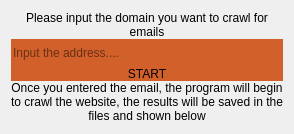
               <widget class="QWidget" name="email_scrapper_page">
                <layout class="QVBoxLayout" name="verticalLayout_18">
                 <property name="spacing">
                  <number>0</number>
                 </property>
                 <item>
                  <widget class="QLabel" name="label_11">
                   <property name="text">
                    <string>Please input the domain you want to crawl for emails</string>
                   </property>
                   <property name="alignment">
                    <set>Qt::AlignCenter</set>
                   </property>
                   <property name="wordWrap">
                    <bool>true</bool>
                   </property>
                  </widget>
                 </item>
                 <item>
                  <widget class="QFrame" name="frame_12">
                   <property name="styleSheet">
                    <string notr="true">background-color:#D2602A;
border-radius:16px;</string>
                   </property>
                   <property name="frameShape">
                    <enum>QFrame::StyledPanel</enum>
                   </property>
                   <property name="frameShadow">
                    <enum>QFrame::Raised</enum>
                   </property>
                   <layout class="QVBoxLayout" name="verticalLayout_23">
                    <property name="spacing">
                     <number>0</number>
                    </property>
                    <property name="leftMargin">
                     <number>0</number>
                    </property>
                    <property name="topMargin">
                     <number>0</number>
                    </property>
                    <property name="rightMargin">
                     <number>0</number>
                    </property>
                    <property name="bottomMargin">
                     <number>0</number>
                    </property>
                    <item>
                     <widget class="QLineEdit" name="address_edit_email_scrapper">
                      <property name="minimumSize">
                       <size>
                        <width>8</width>
                        <height>28</height>
                       </size>
                      </property>
                      <property name="styleSheet">
                       <string notr="true">background-color:#D2602A;
border-radius:16px;</string>
                      </property>
                      <property name="frame">
                       <bool>true</bool>
                      </property>
                      <property name="placeholderText">
                       <string>Input the address....</string>
                      </property>
                     </widget>
                    </item>
                    <item>
                     <widget class="QPushButton" name="email_scrapper_button">
                      <property name="styleSheet">
                       <string notr="true"/>
                      </property>
                      <property name="text">
                       <string>START</string>
                      </property>
                      <property name="icon">
                       <iconset>
                        <normaloff>Icons/aperture.svg</normaloff>Icons/aperture.svg</iconset>
                      </property>
                      <property name="iconSize">
                       <size>
                        <width>24</width>
                        <height>24</height>
                       </size>
                      </property>
                     </widget>
                    </item>
                   </layout>
                  </widget>
                 </item>
                 <item>
                  <widget class="QLabel" name="label_18">
                   <property name="text">
                    <string>Once you entered the email, the program will begin to crawl the website, the results will be saved in the files and shown below</string>
                   </property>
                   <property name="alignment">
                    <set>Qt::AlignCenter</set>
                   </property>
                   <property name="wordWrap">
                    <bool>true</bool>
                   </property>
                  </widget>
                 </item>
                </layout>
               </widget>
